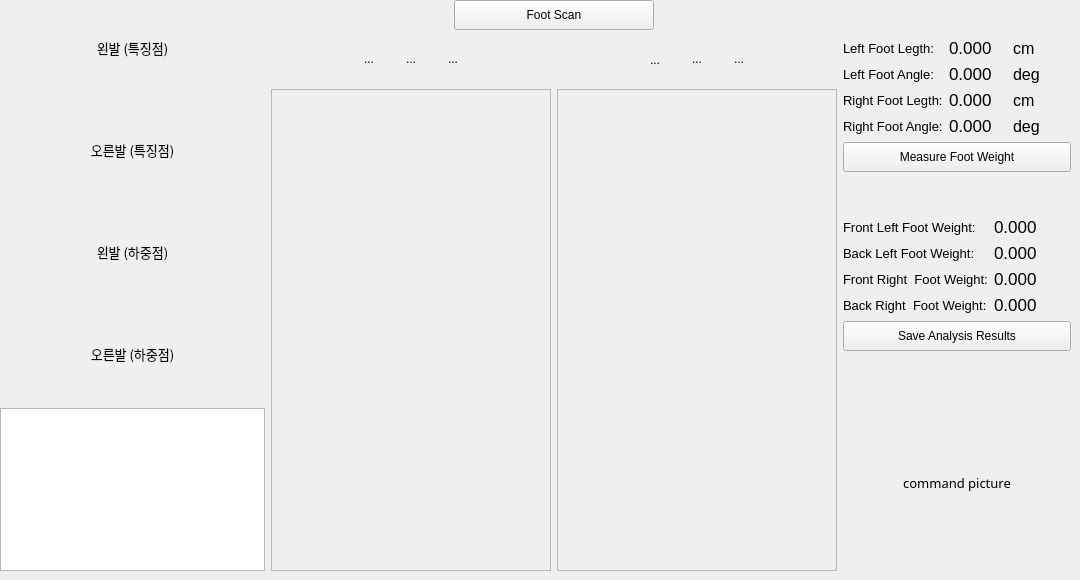
    <widget class="QWidget" name="tab_2">
     <attribute name="title">
      <string>족형분석</string>
     </attribute>
     <widget class="QWidget" name="">
      <property name="geometry">
       <rect>
        <x>0</x>
        <y>0</y>
        <width>1071</width>
        <height>571</height>
       </rect>
      </property>
      <layout class="QHBoxLayout" name="horizontalLayout_18">
       <item>
        <layout class="QVBoxLayout" name="verticalLayout_19">
         <item>
          <layout class="QVBoxLayout" name="verticalLayout_18">
           <item>
            <widget class="ImgView" name="ivLeftAnalysisImage">
             <property name="minimumSize">
              <size>
               <width>72</width>
               <height>96</height>
              </size>
             </property>
             <property name="font">
              <font>
               <family>Malgun Gothic</family>
               <pointsize>10</pointsize>
               <weight>50</weight>
               <bold>false</bold>
              </font>
             </property>
             <property name="text">
              <string>왼발 (특징점)</string>
             </property>
             <property name="alignment">
              <set>Qt::AlignCenter</set>
             </property>
            </widget>
           </item>
           <item>
            <widget class="ImgView" name="ivRightAnalysisImage">
             <property name="minimumSize">
              <size>
               <width>72</width>
               <height>96</height>
              </size>
             </property>
             <property name="font">
              <font>
               <family>Malgun Gothic</family>
               <pointsize>10</pointsize>
               <weight>50</weight>
               <bold>false</bold>
              </font>
             </property>
             <property name="text">
              <string>오른발 (특징점)</string>
             </property>
             <property name="alignment">
              <set>Qt::AlignCenter</set>
             </property>
            </widget>
           </item>
           <item>
            <widget class="ImgView" name="ivLeftDetectImage">
             <property name="minimumSize">
              <size>
               <width>72</width>
               <height>96</height>
              </size>
             </property>
             <property name="font">
              <font>
               <family>Malgun Gothic</family>
               <pointsize>10</pointsize>
               <weight>50</weight>
               <bold>false</bold>
              </font>
             </property>
             <property name="text">
              <string>왼발 (하중점)</string>
             </property>
             <property name="alignment">
              <set>Qt::AlignCenter</set>
             </property>
            </widget>
           </item>
           <item>
            <widget class="ImgView" name="ivRightDetectImage">
             <property name="minimumSize">
              <size>
               <width>72</width>
               <height>96</height>
              </size>
             </property>
             <property name="font">
              <font>
               <family>Malgun Gothic</family>
               <pointsize>10</pointsize>
               <weight>50</weight>
               <bold>false</bold>
              </font>
             </property>
             <property name="text">
              <string>오른발 (하중점)</string>
             </property>
             <property name="alignment">
              <set>Qt::AlignCenter</set>
             </property>
            </widget>
           </item>
          </layout>
         </item>
         <item>
          <widget class="LogViewer" name="log">
           <property name="minimumSize">
            <size>
             <width>72</width>
             <height>72</height>
            </size>
           </property>
           <property name="maximumSize">
            <size>
             <width>16777215</width>
             <height>200</height>
            </size>
           </property>
          </widget>
         </item>
        </layout>
       </item>
       <item>
        <layout class="QVBoxLayout" name="verticalLayout_20">
         <item>
          <layout class="QHBoxLayout" name="horizontalLayout_15">
           <item>
            <spacer name="horizontalSpacer_19">
             <property name="orientation">
              <enum>Qt::Horizontal</enum>
             </property>
             <property name="sizeHint" stdset="0">
              <size>
               <width>40</width>
               <height>20</height>
              </size>
             </property>
            </spacer>
           </item>
           <item>
            <widget class="QPushButton" name="pbLeftScan">
             <property name="minimumSize">
              <size>
               <width>200</width>
               <height>30</height>
              </size>
             </property>
             <property name="text">
              <string>Foot Scan</string>
             </property>
            </widget>
           </item>
           <item>
            <spacer name="horizontalSpacer_14">
             <property name="orientation">
              <enum>Qt::Horizontal</enum>
             </property>
             <property name="sizeHint" stdset="0">
              <size>
               <width>40</width>
               <height>20</height>
              </size>
             </property>
            </spacer>
           </item>
          </layout>
         </item>
         <item>
          <layout class="QHBoxLayout" name="horizontalLayout_16">
           <item>
            <spacer name="horizontalSpacer_9">
             <property name="orientation">
              <enum>Qt::Horizontal</enum>
             </property>
             <property name="sizeHint" stdset="0">
              <size>
               <width>80</width>
               <height>47</height>
              </size>
             </property>
            </spacer>
           </item>
           <item>
            <widget class="QToolButton" name="tbLeftFootMeasure">
             <property name="minimumSize">
              <size>
               <width>36</width>
               <height>36</height>
              </size>
             </property>
             <property name="toolTip">
              <string>Analysis</string>
             </property>
             <property name="styleSheet">
              <string notr="true">border: none</string>
             </property>
             <property name="text">
              <string>...</string>
             </property>
             <property name="icon">
              <iconset resource="mainwindow.qrc">
               <normaloff>:/MainWindow/measure.jpg</normaloff>:/MainWindow/measure.jpg</iconset>
             </property>
             <property name="iconSize">
              <size>
               <width>32</width>
               <height>32</height>
              </size>
             </property>
            </widget>
           </item>
           <item>
            <widget class="QToolButton" name="tbLeftFootDetect">
             <property name="minimumSize">
              <size>
               <width>36</width>
               <height>36</height>
              </size>
             </property>
             <property name="toolTip">
              <string>Detect</string>
             </property>
             <property name="styleSheet">
              <string notr="true">border: none</string>
             </property>
             <property name="text">
              <string>...</string>
             </property>
             <property name="icon">
              <iconset resource="mainwindow.qrc">
               <normaloff>:/MainWindow/detect.png</normaloff>:/MainWindow/detect.png</iconset>
             </property>
             <property name="iconSize">
              <size>
               <width>32</width>
               <height>32</height>
              </size>
             </property>
            </widget>
           </item>
           <item>
            <widget class="QToolButton" name="tbLeftFootReload">
             <property name="minimumSize">
              <size>
               <width>36</width>
               <height>36</height>
              </size>
             </property>
             <property name="toolTip">
              <string>Reload</string>
             </property>
             <property name="styleSheet">
              <string notr="true">border: none</string>
             </property>
             <property name="text">
              <string>...</string>
             </property>
             <property name="icon">
              <iconset resource="mainwindow.qrc">
               <normaloff>:/MainWindow/reload.jpg</normaloff>:/MainWindow/reload.jpg</iconset>
             </property>
             <property name="iconSize">
              <size>
               <width>32</width>
               <height>32</height>
              </size>
             </property>
            </widget>
           </item>
           <item>
            <spacer name="horizontalSpacer_21">
             <property name="orientation">
              <enum>Qt::Horizontal</enum>
             </property>
             <property name="sizeHint" stdset="0">
              <size>
               <width>160</width>
               <height>29</height>
              </size>
             </property>
            </spacer>
           </item>
           <item>
            <widget class="QToolButton" name="tbRightFootMeasure">
             <property name="minimumSize">
              <size>
               <width>36</width>
               <height>0</height>
              </size>
             </property>
             <property name="toolTip">
              <string>Analysis</string>
             </property>
             <property name="styleSheet">
              <string notr="true">border: none</string>
             </property>
             <property name="text">
              <string>...</string>
             </property>
             <property name="icon">
              <iconset resource="mainwindow.qrc">
               <normaloff>:/MainWindow/measure.jpg</normaloff>:/MainWindow/measure.jpg</iconset>
             </property>
             <property name="iconSize">
              <size>
               <width>32</width>
               <height>32</height>
              </size>
             </property>
            </widget>
           </item>
           <item>
            <widget class="QToolButton" name="tbRightFootReload">
             <property name="minimumSize">
              <size>
               <width>36</width>
               <height>36</height>
              </size>
             </property>
             <property name="toolTip">
              <string>Reload</string>
             </property>
             <property name="styleSheet">
              <string notr="true">border: none</string>
             </property>
             <property name="text">
              <string>...</string>
             </property>
             <property name="icon">
              <iconset resource="mainwindow.qrc">
               <normaloff>:/MainWindow/reload.jpg</normaloff>:/MainWindow/reload.jpg</iconset>
             </property>
             <property name="iconSize">
              <size>
               <width>32</width>
               <height>32</height>
              </size>
             </property>
            </widget>
           </item>
           <item>
            <widget class="QToolButton" name="tbRightFootDetect">
             <property name="minimumSize">
              <size>
               <width>36</width>
               <height>36</height>
              </size>
             </property>
             <property name="toolTip">
              <string>Detect</string>
             </property>
             <property name="styleSheet">
              <string notr="true">border: none</string>
             </property>
             <property name="text">
              <string>...</string>
             </property>
             <property name="icon">
              <iconset resource="mainwindow.qrc">
               <normaloff>:/MainWindow/detect.png</normaloff>:/MainWindow/detect.png</iconset>
             </property>
             <property name="iconSize">
              <size>
               <width>32</width>
               <height>32</height>
              </size>
             </property>
            </widget>
           </item>
           <item>
            <spacer name="horizontalSpacer_20">
             <property name="orientation">
              <enum>Qt::Horizontal</enum>
             </property>
             <property name="sizeHint" stdset="0">
              <size>
               <width>80</width>
               <height>17</height>
              </size>
             </property>
            </spacer>
           </item>
          </layout>
         </item>
         <item>
          <layout class="QHBoxLayout" name="horizontalLayout_17">
           <item>
            <widget class="QScrollArea" name="scrollAreaLeftFoot">
             <property name="minimumSize">
              <size>
               <width>240</width>
               <height>320</height>
              </size>
             </property>
             <property name="widgetResizable">
              <bool>true</bool>
             </property>
             <widget class="QWidget" name="scrollAreaWidgetContents">
              <property name="geometry">
               <rect>
                <x>0</x>
                <y>0</y>
                <width>283</width>
                <height>470</height>
               </rect>
              </property>
              <zorder>scrollAreaRightFoot</zorder>
             </widget>
            </widget>
           </item>
           <item>
            <widget class="QScrollArea" name="scrollAreaRightFoot">
             <property name="minimumSize">
              <size>
               <width>240</width>
               <height>320</height>
              </size>
             </property>
             <property name="widgetResizable">
              <bool>true</bool>
             </property>
             <widget class="QWidget" name="scrollAreaWidgetContents_2">
              <property name="geometry">
               <rect>
                <x>0</x>
                <y>0</y>
                <width>282</width>
                <height>470</height>
               </rect>
              </property>
             </widget>
            </widget>
           </item>
          </layout>
         </item>
        </layout>
       </item>
       <item>
        <layout class="QVBoxLayout" name="verticalLayout_21">
         <item>
          <spacer name="verticalSpacer_9">
           <property name="orientation">
            <enum>Qt::Vertical</enum>
           </property>
           <property name="sizeHint" stdset="0">
            <size>
             <width>227</width>
             <height>20</height>
            </size>
           </property>
          </spacer>
         </item>
         <item>
          <layout class="QGridLayout" name="gridLayout">
           <item row="1" column="0">
            <widget class="QLabel" name="label_4">
             <property name="font">
              <font>
               <pointsize>10</pointsize>
              </font>
             </property>
             <property name="text">
              <string>Left Foot Angle:</string>
             </property>
            </widget>
           </item>
           <item row="0" column="1">
            <widget class="QLabel" name="lbLeftFootLength">
             <property name="font">
              <font>
               <pointsize>13</pointsize>
              </font>
             </property>
             <property name="text">
              <string>0.000</string>
             </property>
            </widget>
           </item>
           <item row="1" column="1">
            <widget class="QLabel" name="lbLeftFootAngle">
             <property name="font">
              <font>
               <pointsize>13</pointsize>
              </font>
             </property>
             <property name="text">
              <string>0.000</string>
             </property>
            </widget>
           </item>
           <item row="0" column="2">
            <widget class="QLabel" name="label_14">
             <property name="font">
              <font>
               <pointsize>12</pointsize>
              </font>
             </property>
             <property name="text">
              <string>cm</string>
             </property>
            </widget>
           </item>
           <item row="0" column="0">
            <widget class="QLabel" name="label_3">
             <property name="font">
              <font>
               <pointsize>10</pointsize>
              </font>
             </property>
             <property name="text">
              <string>Left Foot Legth:</string>
             </property>
            </widget>
           </item>
           <item row="2" column="0">
            <widget class="QLabel" name="label_13">
             <property name="font">
              <font>
               <pointsize>10</pointsize>
              </font>
             </property>
             <property name="text">
              <string>Right Foot Legth:</string>
             </property>
            </widget>
           </item>
           <item row="2" column="1">
            <widget class="QLabel" name="lbRightFootLength">
             <property name="font">
              <font>
               <pointsize>13</pointsize>
              </font>
             </property>
             <property name="text">
              <string>0.000</string>
             </property>
            </widget>
           </item>
           <item row="3" column="0">
            <widget class="QLabel" name="label_12">
             <property name="font">
              <font>
               <pointsize>10</pointsize>
              </font>
             </property>
             <property name="text">
              <string>Right Foot Angle:</string>
             </property>
            </widget>
           </item>
           <item row="1" column="2">
            <widget class="QLabel" name="label_16">
             <property name="font">
              <font>
               <pointsize>12</pointsize>
              </font>
             </property>
             <property name="text">
              <string>deg</string>
             </property>
            </widget>
           </item>
           <item row="3" column="1">
            <widget class="QLabel" name="lbRightFootAngle">
             <property name="font">
              <font>
               <pointsize>13</pointsize>
              </font>
             </property>
             <property name="text">
              <string>0.000</string>
             </property>
            </widget>
           </item>
           <item row="2" column="2">
            <widget class="QLabel" name="label_15">
             <property name="font">
              <font>
               <pointsize>12</pointsize>
              </font>
             </property>
             <property name="text">
              <string>cm</string>
             </property>
            </widget>
           </item>
           <item row="3" column="2">
            <widget class="QLabel" name="label_17">
             <property name="font">
              <font>
               <pointsize>12</pointsize>
              </font>
             </property>
             <property name="text">
              <string>deg</string>
             </property>
            </widget>
           </item>
          </layout>
         </item>
         <item>
          <widget class="QPushButton" name="pbMeasureWeight">
           <property name="minimumSize">
            <size>
             <width>200</width>
             <height>30</height>
            </size>
           </property>
           <property name="text">
            <string>Measure Foot Weight</string>
           </property>
          </widget>
         </item>
         <item>
          <spacer name="verticalSpacer_8">
           <property name="orientation">
            <enum>Qt::Vertical</enum>
           </property>
           <property name="sizeHint" stdset="0">
            <size>
             <width>228</width>
             <height>20</height>
            </size>
           </property>
          </spacer>
         </item>
         <item>
          <layout class="QGridLayout" name="gridLayout_2">
           <item row="0" column="1">
            <widget class="QLabel" name="lbFrontLeftFootWeight">
             <property name="font">
              <font>
               <pointsize>13</pointsize>
              </font>
             </property>
             <property name="text">
              <string>0.000</string>
             </property>
            </widget>
           </item>
           <item row="3" column="1">
            <widget class="QLabel" name="lbBackRightFootWeight">
             <property name="font">
              <font>
               <pointsize>13</pointsize>
              </font>
             </property>
             <property name="text">
              <string>0.000</string>
             </property>
            </widget>
           </item>
           <item row="1" column="0">
            <widget class="QLabel" name="label_29">
             <property name="font">
              <font>
               <pointsize>10</pointsize>
              </font>
             </property>
             <property name="text">
              <string>Back Left Foot Weight:</string>
             </property>
            </widget>
           </item>
           <item row="1" column="1">
            <widget class="QLabel" name="lbBackLeftFootWeight">
             <property name="font">
              <font>
               <pointsize>13</pointsize>
              </font>
             </property>
             <property name="text">
              <string>0.000</string>
             </property>
            </widget>
           </item>
           <item row="0" column="0">
            <widget class="QLabel" name="label_28">
             <property name="font">
              <font>
               <pointsize>10</pointsize>
              </font>
             </property>
             <property name="text">
              <string>Front Left Foot Weight:</string>
             </property>
            </widget>
           </item>
           <item row="2" column="1">
            <widget class="QLabel" name="lbFrontRightFootWeight">
             <property name="font">
              <font>
               <pointsize>13</pointsize>
              </font>
             </property>
             <property name="text">
              <string>0.000</string>
             </property>
            </widget>
           </item>
           <item row="3" column="0">
            <widget class="QLabel" name="label_31">
             <property name="font">
              <font>
               <pointsize>10</pointsize>
              </font>
             </property>
             <property name="text">
              <string>Back Right  Foot Weight:</string>
             </property>
            </widget>
           </item>
           <item row="2" column="0">
            <widget class="QLabel" name="label_30">
             <property name="font">
              <font>
               <pointsize>10</pointsize>
              </font>
             </property>
             <property name="text">
              <string>Front Right  Foot Weight:</string>
             </property>
            </widget>
           </item>
          </layout>
         </item>
         <item>
          <widget class="QPushButton" name="pbSaveAnalysisResults">
           <property name="minimumSize">
            <size>
             <width>200</width>
             <height>30</height>
            </size>
           </property>
           <property name="text">
            <string>Save Analysis Results</string>
           </property>
          </widget>
         </item>
         <item>
          <spacer name="verticalSpacer_7">
           <property name="orientation">
            <enum>Qt::Vertical</enum>
           </property>
           <property name="sizeHint" stdset="0">
            <size>
             <width>227</width>
             <height>20</height>
            </size>
           </property>
          </spacer>
         </item>
         <item>
          <widget class="ImgView" name="commandPicture">
           <property name="enabled">
            <bool>true</bool>
           </property>
           <property name="minimumSize">
            <size>
             <width>176</width>
             <height>176</height>
            </size>
           </property>
           <property name="maximumSize">
            <size>
             <width>230</width>
             <height>16777215</height>
            </size>
           </property>
           <property name="font">
            <font>
             <family>Malgun Gothic</family>
             <pointsize>10</pointsize>
             <weight>50</weight>
             <bold>false</bold>
            </font>
           </property>
           <property name="text">
            <string>command picture</string>
           </property>
           <property name="alignment">
            <set>Qt::AlignCenter</set>
           </property>
          </widget>
         </item>
        </layout>
       </item>
      </layout>
     </widget>
    </widget>
